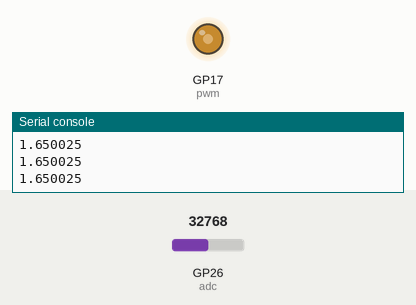
Recording of a program running on a simulated Raspberry Pi Pico running MicroPython. Shown: output pins drawn as LEDs (lit = HIGH), the last lines printed to the serial console. The inputs (shaded band) are chosen by the test bench; at power-on: GP26 (adc) = 32768 (analog values on the 0–65535 scale).

Above: at 1.2 s.
1.3 s: GP26 (adc) set to 45874
At 1.7 s:
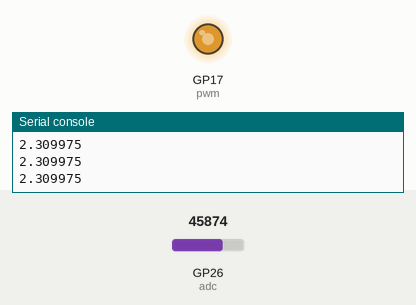
2.8 s: GP26 (adc) set to 57670
At 4.0 s:
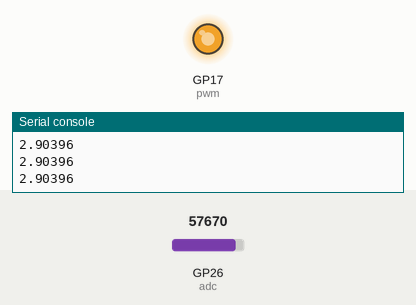
4.3 s: GP26 (adc) set to 7864
At 5.4 s:
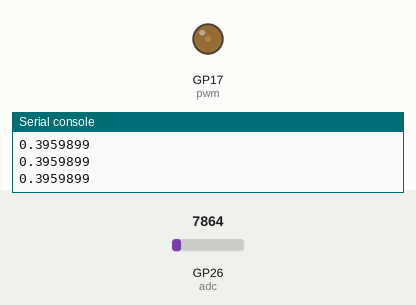
5.8 s: GP26 (adc) set to 0
At 6.6 s:
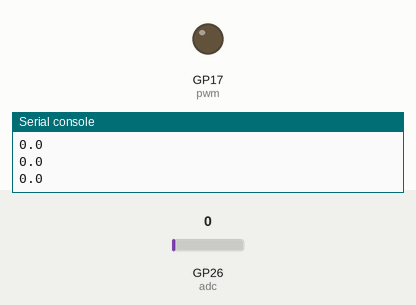
Timing chart, 0 to 8.3 s (numbered marks = the images above; inputs shaded):
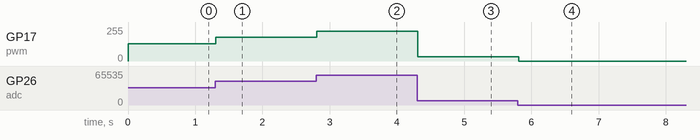

Measured:
- after the input at 1.3 s, GP17 (pwm): 128/255 → 178/255 at once
- after the input at 2.8 s, GP17 (pwm): 178/255 → 224/255 at once
- after the input at 4.3 s, GP17 (pwm): 224/255 → 31/255 at once
- after the input at 5.8 s, GP17 (pwm): 31/255 → 0/255 at once

The program:

adc_pwm.py
```python
from machine import Pin, ADC, PWM #  從machine導入Pin, ADC, PWM硬體參數設定類別
import utime       # 導入時間相關類別

pwm = PWM(Pin(17)) # 設定LED2為PWM輸出腳
pwm.freq(1000)     # 設定PWM頻率為1000 Hz
adc = ADC(0)       # 設定連接到ADC0(GP26)，亦可寫成ADC(26)
factor = 3.3 / (65535) # 電壓轉換因子

while True: # 若真則循環
    reading = adc.read_u16() # 讀取類比輸入值16bit無號整數
    pwm.duty_u16(reading)    # 將輸入值轉至PWM工作周期值
    vlot = reading * factor  # 將輸入值轉成電壓值
    print(vlot)              # 將輸入電壓值列印至Shell區
    utime.sleep(0.1)         # 延時0.1秒
```
